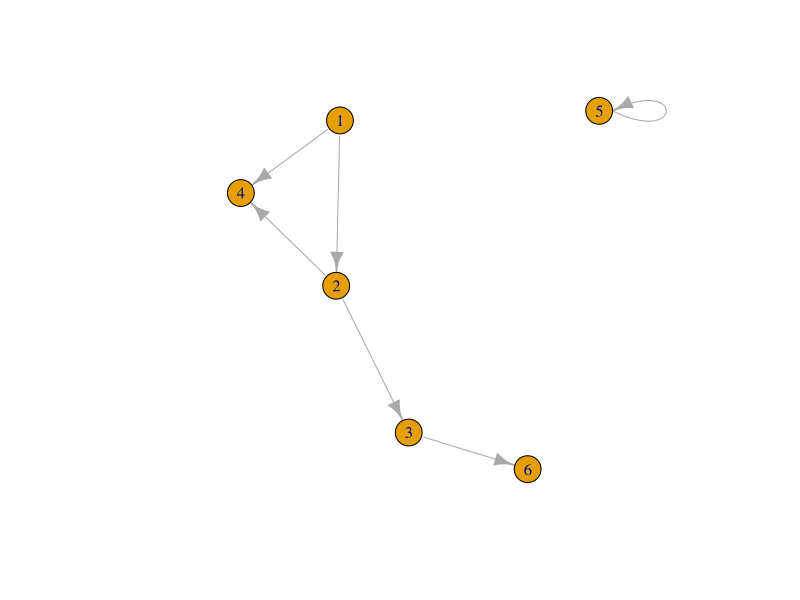
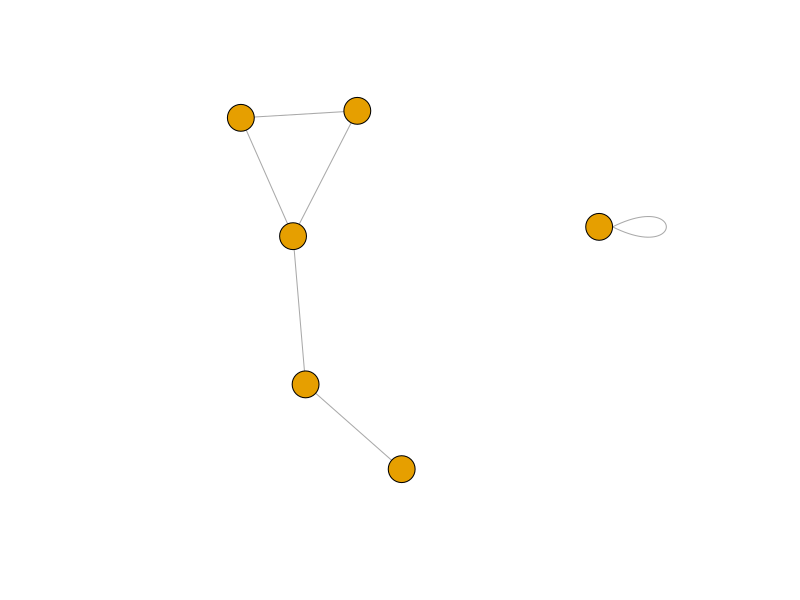
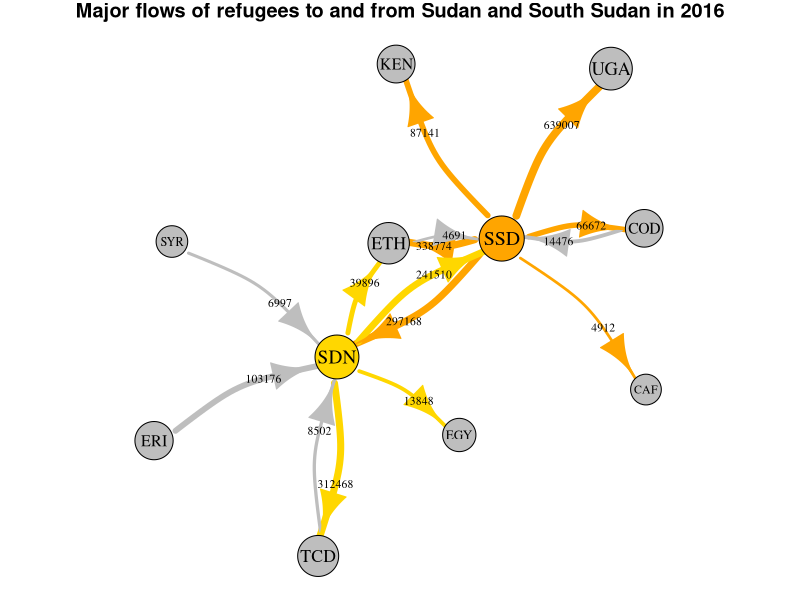

Here is the R script that generated these plots, in order:
## ---- chunk 1
knitr::opts_chunk$set(echo = TRUE)
## ---- chunk 2
library(igraph)
library(tidyverse)
## ---- chunk 3
gd <- graph(c(1,2, 2,3, 2,4, 1,4, 5,5, 3,6))
plot(gd)
## ---- chunk 4
gu <- graph(c(1,2, 2,3, 2,4, 1,4, 5,5, 3,6), directed=FALSE)
plot(gu, vertex.label=NA)
## ---- chunk 5
refugeedata <- read_delim("../../data/dataset-unhcr-refugees-data-sudan-south-sudan-2016.csv", "," )
## ---- chunk 6
edges <- refugeedata %>%
  drop_na() %>%
  select("ISO_A3_origin",
         "ISO_A3_residence",
         "Total_refugees") %>%
  rename("from"="ISO_A3_origin",
         "to"="ISO_A3_residence",
         "weight"="Total_refugees") %>%
  slice_max(n=15, order_by=weight)
## ---- chunk 7
nodesFrom <- edges %>%
  select("from") %>%
  distinct() %>%
  rename("country"="from")

nodesTo <- edges %>%
  select("to") %>%
  distinct() %>%
  rename("country"="to")

nodes <- bind_rows(nodesFrom, nodesTo) %>% 
  distinct()
## ---- chunk 8
# Generate ID's for all nodes
nodes$ID <- seq.int(nrow(nodes))

# Create the network object
net <- graph_from_data_frame(d=edges, vertices=nodes, directed=TRUE)
## ---- chunk 9
par(mar=c(0, 0, 1, 0))

V(net)$size <- log(strength(net)) + 4
E(net)$width <- log(edges$weight / 350)

edgesSSD <- incident(net, V(net)[name=="SSD"], mode="out")
edgesSDN <- incident(net, V(net)[name=="SDN"], mode="out")
ecol <- rep("gray", ecount(net))
ecol[edgesSSD] <- "orange"
ecol[edgesSDN] <- "gold"

vcol <- rep("gray", vcount(net))
vcol[V(net)$name=="SSD"] <- "orange"
vcol[V(net)$name=="SDN"] <- "gold"

l <- layout_with_lgl(net, maxiter=93)

plot(net, 
     main="Major flows of refugees to and from Sudan and South Sudan in 2016", 
     sub="Source: UNHCR, 2016", 
     layout=l,
     edge.color=ecol,
     edge.curved=.25, 
     edge.arrow.size=log(E(net)$weight)/6, 
     edge.label=E(net)$weight, 
     edge.label.color="black", 
     edge.label.cex=.7, 
     vertex.color=vcol, 
     vertex.label.color="black", 
     vertex.label.cex=log(strength(net))/12)
